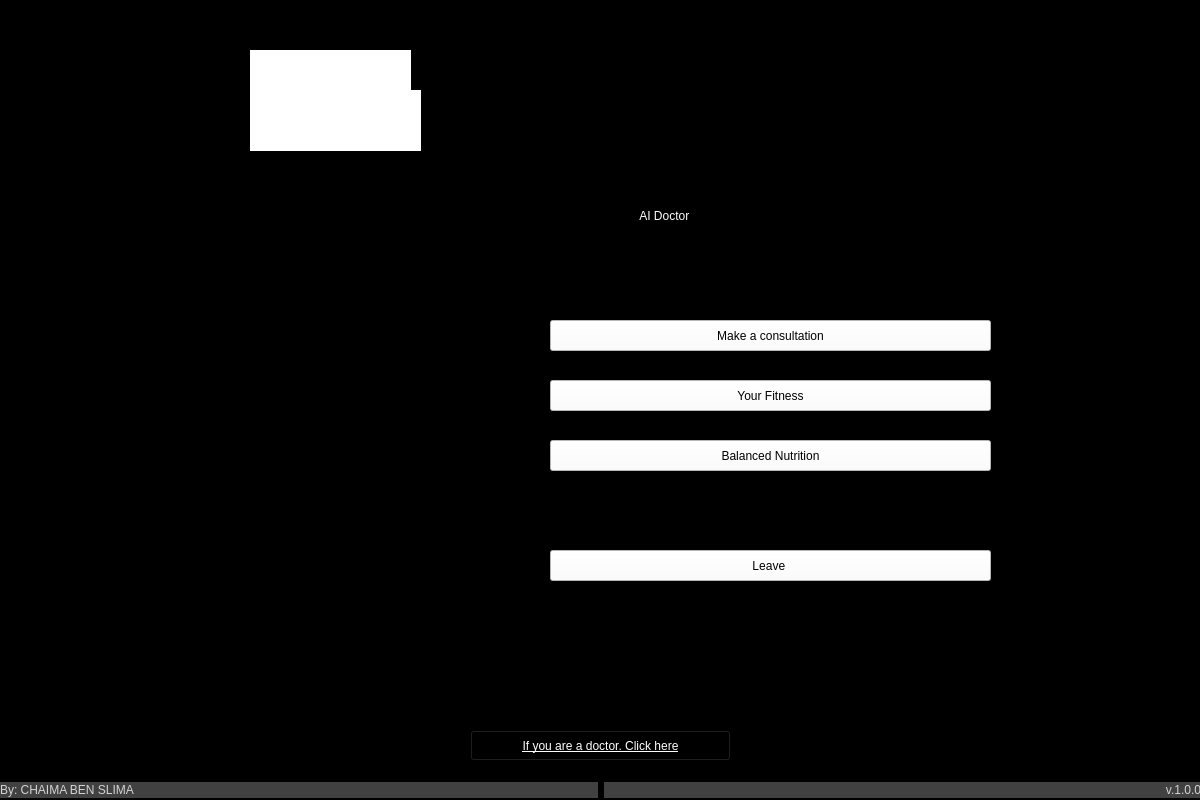
<?xml version="1.0" encoding="UTF-8"?>
<ui version="4.0">
 <class>Form</class>
 <widget class="QWidget" name="Form">
  <property name="geometry">
   <rect>
    <x>0</x>
    <y>0</y>
    <width>1200</width>
    <height>800</height>
   </rect>
  </property>
  <property name="minimumSize">
   <size>
    <width>1200</width>
    <height>800</height>
   </size>
  </property>
  <property name="maximumSize">
   <size>
    <width>1200</width>
    <height>800</height>
   </size>
  </property>
  <property name="windowTitle">
   <string>Virtual Doctor</string>
  </property>
  <property name="windowIcon">
   <iconset>
    <normaloff>../pictures/icone.jpg</normaloff>../pictures/icone.jpg</iconset>
  </property>
  <property name="styleSheet">
   <string notr="true">background-color: rgb(0, 0, 0);</string>
  </property>
  <widget class="QLabel" name="label">
   <property name="geometry">
    <rect>
     <x>220</x>
     <y>230</y>
     <width>211</width>
     <height>531</height>
    </rect>
   </property>
   <property name="text">
    <string/>
   </property>
   <property name="pixmap">
    <pixmap>../pictures/doctor.png</pixmap>
   </property>
   <property name="scaledContents">
    <bool>true</bool>
   </property>
  </widget>
  <widget class="QLabel" name="label_2">
   <property name="geometry">
    <rect>
     <x>220</x>
     <y>20</y>
     <width>231</width>
     <height>201</height>
    </rect>
   </property>
   <property name="text">
    <string/>
   </property>
   <property name="pixmap">
    <pixmap>../pictures/bubble.png</pixmap>
   </property>
   <property name="scaledContents">
    <bool>true</bool>
   </property>
  </widget>
  <widget class="QLabel" name="l1">
   <property name="geometry">
    <rect>
     <x>250</x>
     <y>50</y>
     <width>161</width>
     <height>61</height>
    </rect>
   </property>
   <property name="styleSheet">
    <string notr="true">background-color: rgb(255, 255, 255);
font: 75 10pt &quot;OCR A Extended&quot;;</string>
   </property>
   <property name="text">
    <string/>
   </property>
  </widget>
  <widget class="QLabel" name="l2">
   <property name="geometry">
    <rect>
     <x>250</x>
     <y>90</y>
     <width>171</width>
     <height>61</height>
    </rect>
   </property>
   <property name="styleSheet">
    <string notr="true">background-color: rgb(255, 255, 255);
font: 75 10pt &quot;OCR A Extended&quot;;</string>
   </property>
   <property name="text">
    <string/>
   </property>
  </widget>
  <widget class="QPushButton" name="consultation">
   <property name="geometry">
    <rect>
     <x>550</x>
     <y>320</y>
     <width>441</width>
     <height>31</height>
    </rect>
   </property>
   <property name="styleSheet">
    <string notr="true">background-color: rgb(255, 255, 255);
color: rgb(0, 0, 0);
font: 75 9pt &quot;MS Shell Dlg 2&quot;;</string>
   </property>
   <property name="text">
    <string>Make a consultation</string>
   </property>
  </widget>
  <widget class="QPushButton" name="leave">
   <property name="geometry">
    <rect>
     <x>550</x>
     <y>550</y>
     <width>441</width>
     <height>31</height>
    </rect>
   </property>
   <property name="styleSheet">
    <string notr="true">background-color: rgb(255, 255, 255);
color: rgb(0, 0, 0);
font: 75 9pt &quot;MS Shell Dlg 2&quot;;</string>
   </property>
   <property name="text">
    <string>Leave </string>
   </property>
  </widget>
  <widget class="QPushButton" name="doctor">
   <property name="geometry">
    <rect>
     <x>470</x>
     <y>730</y>
     <width>261</width>
     <height>31</height>
    </rect>
   </property>
   <property name="styleSheet">
    <string notr="true">color: rgb(255, 255, 255);
background-color: rgb(0, 0, 0);
font: 75 9pt &quot;MS Shell Dlg 2&quot;;
text-decoration: underline;</string>
   </property>
   <property name="text">
    <string>If you are a doctor. Click here</string>
   </property>
  </widget>
  <widget class="QLabel" name="label_3">
   <property name="geometry">
    <rect>
     <x>620</x>
     <y>170</y>
     <width>321</width>
     <height>91</height>
    </rect>
   </property>
   <property name="styleSheet">
    <string notr="true">color: rgb(255, 255, 255);
font: 75 26pt &quot;MS Shell Dlg 2&quot;;</string>
   </property>
   <property name="text">
    <string>      AI Doctor</string>
   </property>
  </widget>
  <widget class="QWidget" name="layoutWidget">
   <property name="geometry">
    <rect>
     <x>0</x>
     <y>770</y>
     <width>1201</width>
     <height>41</height>
    </rect>
   </property>
   <layout class="QHBoxLayout" name="horizontalLayout">
    <item>
     <widget class="QLabel" name="creditsLabel">
      <property name="maximumSize">
       <size>
        <width>16777215</width>
        <height>16</height>
       </size>
      </property>
      <property name="font">
       <font>
        <family>Segoe UI</family>
        <weight>50</weight>
        <italic>false</italic>
        <bold>false</bold>
       </font>
      </property>
      <property name="styleSheet">
       <string notr="true">background-color: rgb(65, 65, 65);
color: rgb(211, 211, 211);
</string>
      </property>
      <property name="text">
       <string>By: CHAIMA BEN SLIMA</string>
      </property>
      <property name="alignment">
       <set>Qt::AlignLeading|Qt::AlignLeft|Qt::AlignVCenter</set>
      </property>
     </widget>
    </item>
    <item>
     <widget class="QLabel" name="creditsLabel_2">
      <property name="maximumSize">
       <size>
        <width>16777215</width>
        <height>16</height>
       </size>
      </property>
      <property name="font">
       <font>
        <family>Segoe UI</family>
        <weight>50</weight>
        <italic>false</italic>
        <bold>false</bold>
       </font>
      </property>
      <property name="layoutDirection">
       <enum>Qt::RightToLeft</enum>
      </property>
      <property name="styleSheet">
       <string notr="true">background-color: rgb(65, 65, 65);
color: rgb(211, 211, 211);
</string>
      </property>
      <property name="text">
       <string>v.1.0.0</string>
      </property>
      <property name="alignment">
       <set>Qt::AlignRight|Qt::AlignTrailing|Qt::AlignVCenter</set>
      </property>
     </widget>
    </item>
   </layout>
  </widget>
  <widget class="QPushButton" name="Fitness">
   <property name="geometry">
    <rect>
     <x>550</x>
     <y>380</y>
     <width>441</width>
     <height>31</height>
    </rect>
   </property>
   <property name="styleSheet">
    <string notr="true">background-color: rgb(255, 255, 255);
color: rgb(0, 0, 0);
font: 75 9pt &quot;MS Shell Dlg 2&quot;;</string>
   </property>
   <property name="text">
    <string>Your Fitness</string>
   </property>
  </widget>
  <widget class="QPushButton" name="balance">
   <property name="geometry">
    <rect>
     <x>550</x>
     <y>440</y>
     <width>441</width>
     <height>31</height>
    </rect>
   </property>
   <property name="styleSheet">
    <string notr="true">background-color: rgb(255, 255, 255);
color: rgb(0, 0, 0);
font: 75 9pt &quot;MS Shell Dlg 2&quot;;</string>
   </property>
   <property name="text">
    <string>Balanced Nutrition</string>
   </property>
  </widget>
 </widget>
 <resources/>
 <connections/>
</ui>
